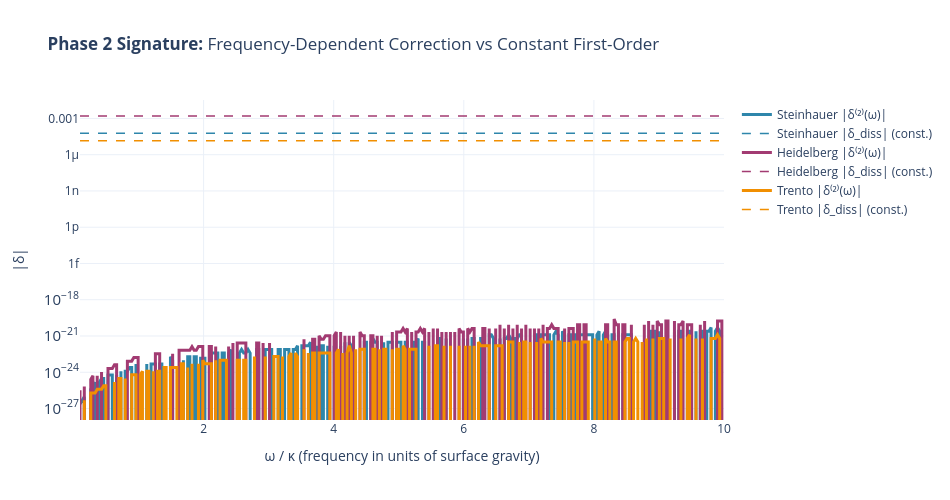

This figure's notebook cell:
### Markdown cell above
## Figure 3: Frequency-Dependent vs Constant Corrections

This key figure shows that the second-order correction $\delta^{(2)}(\omega)$ depends on frequency, whereas the first-order dissipative correction $\delta_{\text{diss}}$ is constant. This frequency dependence is the signature of Phase 2 physics.

### Code cell
# Define local display functions
def planck_occupation(omega_norm, T_eff_ratio):
    """Bose-Einstein occupation for Hawking phonons."""
    return 1.0 / (np.exp(2 * np.pi * omega_norm / T_eff_ratio) - 1)


# ════════════════════════════════════════════════════════════════════
# Figure 3: Frequency Dependence of Second-Order Correction
# ════════════════════════════════════════════════════════════════════

omega_range = np.linspace(0.1, 10.0, 300)  # in units of κ

fig3 = go.Figure()

for name, p in experiments.items():
    # Compute δ^(2)(ω) vs ω
    delta2_vals = []
    for omega_norm in omega_range:
        omega = omega_norm * p["kappa"]
        k_H = omega / p["c_s"]
        delta2 = second_order_correction(
            k_H, omega, p["c_s"], p["gamma_2_1"], p["gamma_2_2"], p["kappa"]
        )
        delta2_vals.append(delta2)

    delta2_vals = np.array(delta2_vals)

    # Plot frequency-dependent correction
    fig3.add_trace(
        go.Scatter(
            x=omega_range,
            y=np.abs(delta2_vals),
            mode="lines",
            name=f"{name} |δ⁽²⁾(ω)|",
            line=dict(color=p["color"], width=3),
        )
    )

    # Overplot constant first-order correction as dashed line
    fig3.add_trace(
        go.Scatter(
            x=[omega_range[0], omega_range[-1]],
            y=[abs(p["delta_diss"]), abs(p["delta_diss"])],
            mode="lines",
            name=f"{name} |δ_diss| (const.)",
            line=dict(color=p["color"], width=1.5, dash="dash"),
        )
    )

fig3.update_xaxes(title_text="ω / κ (frequency in units of surface gravity)")
fig3.update_yaxes(title_text="|δ|", type="log")

fig3.update_layout(
    title_text="<b>Phase 2 Signature:</b> Frequency-Dependent Correction vs Constant First-Order",
    height=500,
    width=950,
    template="plotly_white",
    hovermode="x unified",
)

fig3.show()

### Figure 1 — Plotly figure (JSON) as saved in the notebook; plotly's stock layout.template omitted (floating-point values rounded to 4 significant figures; data arrays with more than 128 entries replaced by an {"elided": "..."} marker saying what was removed)
{"data": [{"line": {"color": "#2E86AB", "width": 3}, "mode": "lines", "name": "Steinhauer |δ⁽²⁾(ω)|", "type": "scatter", "x": {"elided": "300 float values"}, "y": {"elided": "300 float values"}}, {"line": {"color": "#2E86AB", "dash": "dash", "width": 1.5}, "mode": "lines", "name": "Steinhauer |δ_diss| (const.)", "type": "scatter", "x": [0.1, 10], "y": [5.898e-05, 5.898e-05]}, {"line": {"color": "#A23B72", "width": 3}, "mode": "lines", "name": "Heidelberg |δ⁽²⁾(ω)|", "type": "scatter", "x": {"elided": "300 float values"}, "y": {"elided": "300 float values"}}, {"line": {"color": "#A23B72", "dash": "dash", "width": 1.5}, "mode": "lines", "name": "Heidelberg |δ_diss| (const.)", "type": "scatter", "x": [0.1, 10], "y": [0.001593, 0.001593]}, {"line": {"color": "#F18F01", "width": 3}, "mode": "lines", "name": "Trento |δ⁽²⁾(ω)|", "type": "scatter", "x": {"elided": "300 float values"}, "y": {"elided": "300 float values"}}, {"line": {"color": "#F18F01", "dash": "dash", "width": 1.5}, "mode": "lines", "name": "Trento |δ_diss| (const.)", "type": "scatter", "x": [0.1, 10], "y": [1.413e-05, 1.413e-05]}], "layout": {"height": 500, "hovermode": "x unified", "title": {"text": "<b>Phase 2 Signature:</b> Frequency-Dependent Correction vs Constant First-Order"}, "width": 950, "xaxis": {"title": {"text": "ω / κ (frequency in units of surface gravity)"}}, "yaxis": {"title": {"text": "|δ|"}, "type": "log"}}}
